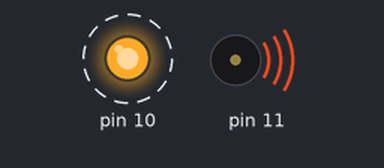
Bench run of a sketch on a simulated Arduino Uno, built with avr-gcc and run on an emulated ATmega328P. On the bench: output pins drawn as LEDs (lit = HIGH), buzzer (waves = sounding). Dashed ring = blinking. Pins used as bus, display or sensor lines are not drawn.

Above: at 0.15 s.
Timing chart, 0 to 3.0 s (numbered marks = the images above):
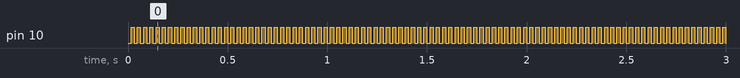

The sketch:

task_5.1.ino
```cpp
void setup() {
  // put your setup code here, to run once:
  DDRB |= (1 << PB3);
  DDRB |= (1 << PB2);
  DDRD |= (1 << PD6);

  TCCR0A = (1 << WGM01) | (1 << COM0A0); //CTC | toggle on compare match
  OCR0A  = 124;
  TCCR0B = (1 << CS02) | (1 << CS00);  //101 = prescaler 1024

  TCCR1A = (1 << COM1B0); //toggle on compare match
  TCCR1B = (1 << WGM12) | (1 << CS11) | (1 << CS10); //CTC | prescaler 64
  OCR1A  = 3905;
  OCR1B  = 3905;

  TCCR2A = (1 << WGM21) | (1 << COM2A0);
  OCR2A  = 255;
  TCCR2B = (1 << CS22) | (1 << CS21); //prescaler 256

}

void loop() {
  // put your main code here, to run repeatedly:

}
```

Measured:
- by itself, pin 10: alternates HIGH for 0.02 s and LOW for 0.02 s
